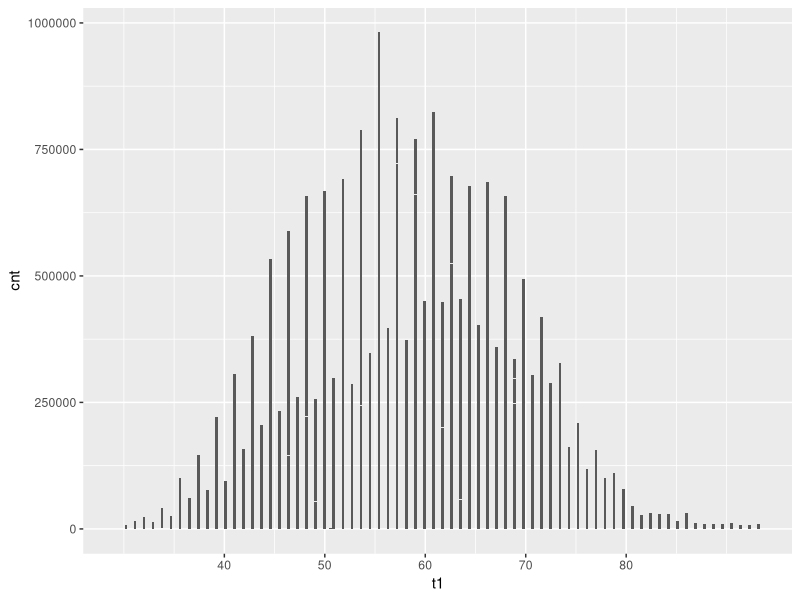
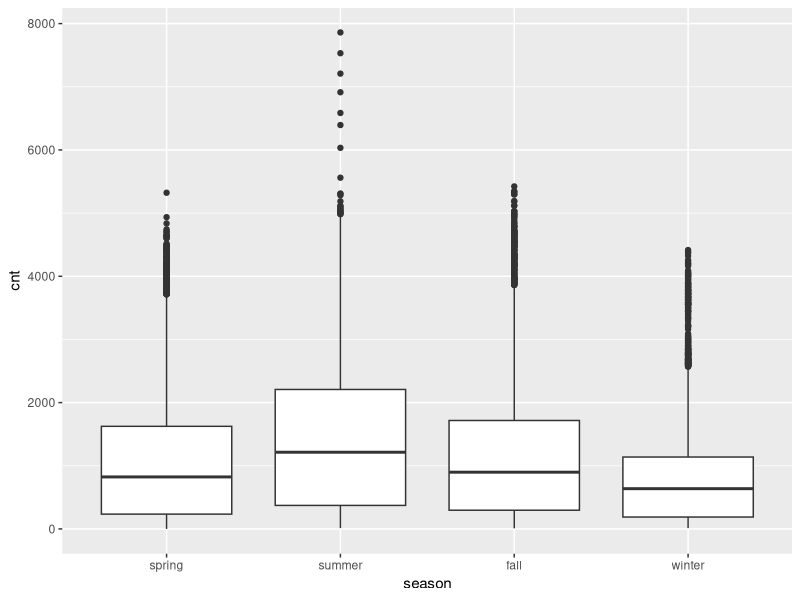
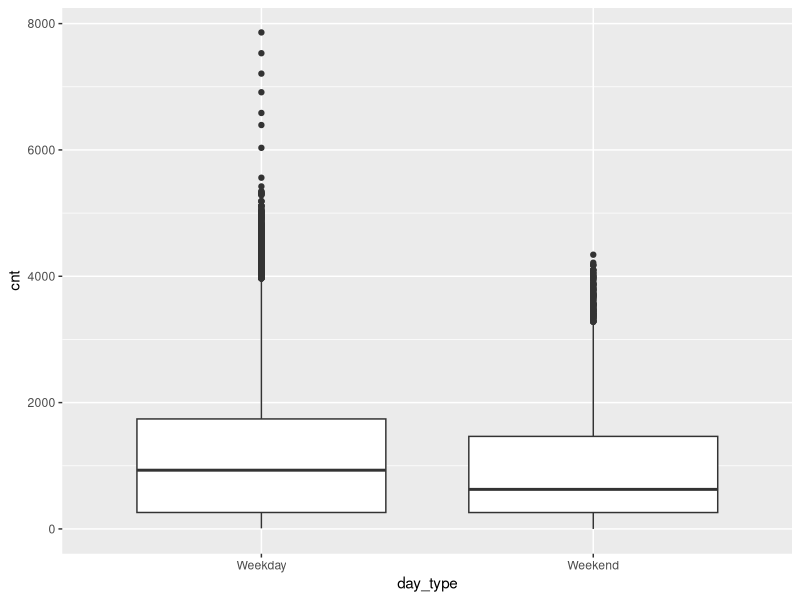
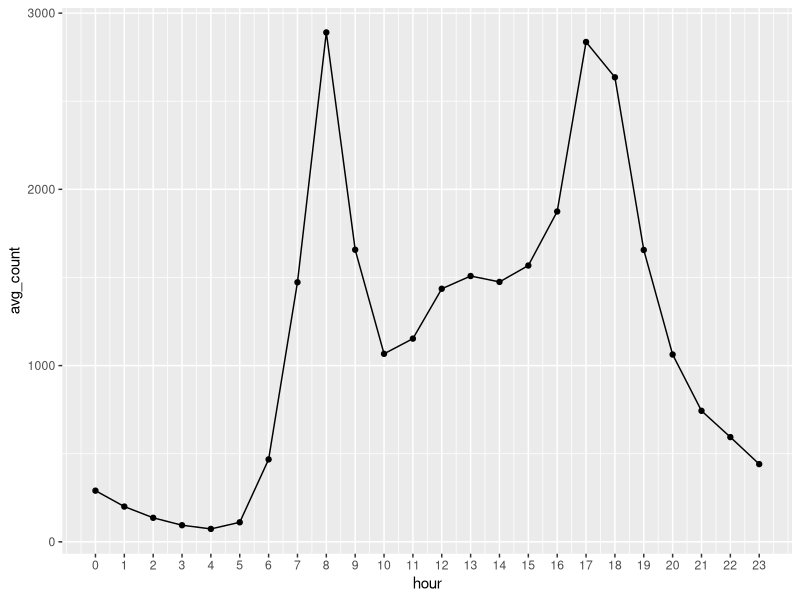
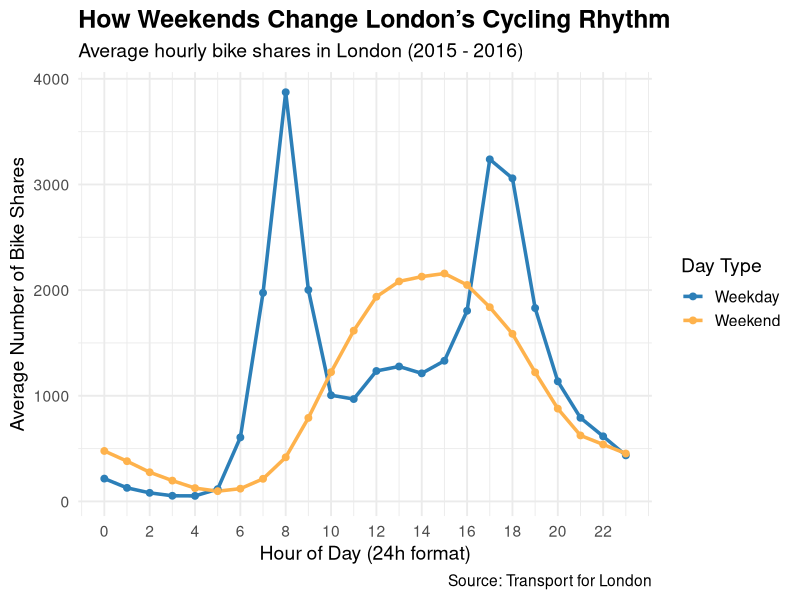

The R source for these figures, in order:
## ---- chunk 1
knitr::opts_chunk$set(echo = TRUE)
library(tidyverse)
library(lubridate)
library(scales)
## ---- chunk 2
bikeshare_data = read_csv("bikeshare.csv")
# add variables that represents hour of the day and day type
bikeshare_data = bikeshare_data %>% 
  mutate(
    timestamp = as.POSIXct(timestamp, format="%Y-%m-%dT%H:%M:%SZ"),
    hour = hour(timestamp),
    day_type = ifelse(is_weekend == "TRUE", "Weekend", "Weekday"),
    day_type = factor(day_type, levels = c("Weekday", "Weekend")),
    season = factor(season, levels = c("spring", "summer", "fall", "winter"))
  )
dim(bikeshare_data)
## ---- chunk 3
# Step 2: Explore the data

# Exploring cnt (The number of new bikes shares during that hour)
bikeshare_data %>% 
  summarize(
    mean_shares = mean(cnt),
    median_shares = median(cnt),
    sd_shares = sd(cnt),
    min_shares = min(cnt),
    max_shares = max(cnt),
    total_records = n()
  )

# Exploring t1 (Real temperature in F)
bikeshare_data %>% 
  summarize(
    avg_temp = mean(t1),
    median_temp = median(t1),
    temp_range = max(t1) - min(t1),
  )

# Exploring weather
bikeshare_data %>% 
  group_by(weather) %>% 
  summarize(count = n()) %>% 
  mutate(percentage = count / sum(count) * 100)
## ---- chunk 4
# Step 3. Learn about the relationships between variables

# 1: Relationship between real temperature and cnt
ggplot(bikeshare_data, aes(x = t1, y = cnt)) +
  geom_col() +
  scale_x_continuous(breaks = seq(40, 80, by = 10))

# 2: cnt by season
ggplot(bikeshare_data, aes(x = season, y = cnt)) +
  geom_boxplot()

# 3: cnt by day type
ggplot(bikeshare_data, aes(x = day_type, y = cnt)) +
  geom_boxplot()

# 4: Average cnt by in different hour of the day
hourly_pattern = bikeshare_data %>% 
  group_by(hour) %>% 
  summarize(avg_count = mean(cnt))

ggplot(hourly_pattern, aes(x = hour, y = avg_count)) +
  geom_point() +
  geom_line() +
  scale_x_continuous(breaks = seq(0, 23, by = 1))

## ---- chunk 5
# Average count of new sharing bikes in each hour of the day (weekday vs. weekend)
day_hour_patterns = bikeshare_data %>% 
  group_by(day_type, hour) %>% 
  summarize(avg_cnt = mean(cnt))

ggplot(day_hour_patterns, aes(x = hour, y = avg_cnt, colour = day_type)) +
  geom_line(size = 1.2) +
  geom_point(size = 2) +
  theme_minimal(base_size = 14) +
  scale_color_manual(values = c("Weekday" = "#2c7fb8", "Weekend" = "#feb24c")) +
  scale_x_continuous(breaks = seq(0, 23, by = 2)) +
  theme(plot.title = element_text(face = "bold", size = 18)) +
  labs(
    title = "How Weekends Change London’s Cycling Rhythm",
    subtitle = "Average hourly bike shares in London (2015 - 2016)",
    x = "Hour of Day (24h format)",
    y = "Average Number of Bike Shares",
    color = "Day Type",
    caption = "Source: Transport for London"
    )
